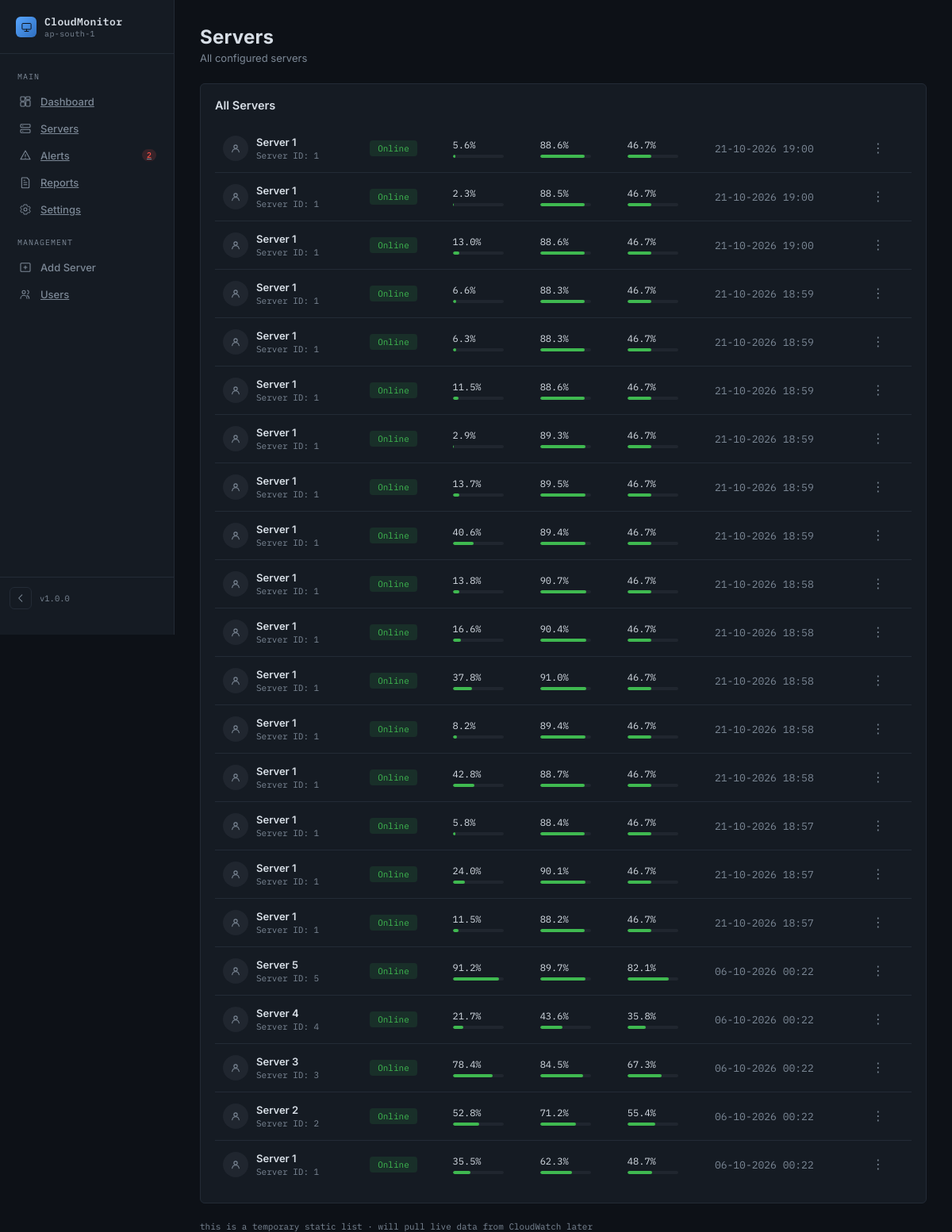
Screenshot of /servers/ with the database file from the repository.
### app/models.py (models this page shows, shortened)
class Metric(db.Model):
    __tablename__ = "metrics"
    id = db.Column(
        db.Integer,
        primary_key=True
    )
    server_id = db.Column(
        db.Integer,
        nullable=False
    )
    cpu_usage = db.Column(
        db.Float,
        nullable=False
    )
    memory_usage = db.Column(
        db.Float,
        nullable=False
    )
    disk_usage = db.Column(
        db.Float,
        nullable=False
    )
    network_sent = db.Column(
        db.Float,
        nullable=False
    )
    network_received = db.Column(
        db.Float,
        nullable=False
    )
    timestamp = db.Column(
        db.DateTime,
        default=datetime.utcnow
  )

### app/routes/servers.py (the view)
@servers_bp.route("/servers/")
def servers():
    metrics = Metric.query.order_by(
        Metric.timestamp.desc()
    ).all()
    return render_template(
        "servers.html",
        metrics=metrics
    )

### app/templates/servers.html (shortened to what this page needs)
{% extends "base.html" %}
{% block content %}
  <header>
    <div>
      <h1>Servers</h1>
      <p class="subtitle">All configured servers</p>
    </div>
  </header>
  <div class="card table-card">
    <div class="card-head">
      <h2>All Servers</h2>
    </div>
    <div class="table-scroll">
      <table class="server-table">
        <tbody>
{% for metric in metrics %}
<tr>
    <td>
        <div class="server-name-cell">
            <div class="avatar">
                <svg viewBox="0 0 24 24" fill="none"
                     xmlns="http://www.w3.org/2000/svg">
                    <circle cx="12" cy="9" r="3.2"
                            stroke="currentColor"
                            stroke-width="1.6"/>
                    <path d="M5.5 19c.6-3.4 3.4-5.8 6.5-5.8s5.9 2.4 6.5 5.8"
                          stroke="currentColor"
                          stroke-width="1.6"
                          stroke-linecap="round"/>
                </svg>
            </div>
            <div>
                <div class="sname">
                    Server {{ metric.server_id }}
                </div>
                <div class="sip">
                    Server ID: {{ metric.server_id }}
                </div>
            </div>
        </div>
    </td>
    <td>
        <span class="pill online">Online</span>
    </td>
    <td>
        <div class="cell-metric">
            <span class="val">
                {{ metric.cpu_usage }}%
            </span>
            <div class="bar">
                <div
                    class="bar-fill ok"
                    style="width: {{ metric.cpu_usage }}%;">
                </div>
            </div>
        </div>
    </td>
    <td>
        <div class="cell-metric">
            <span class="val">
                {{ metric.memory_usage }}%
            </span>
            <div class="bar">
                <div
                    class="bar-fill ok"
                    style="width: {{ metric.memory_usage }}%;">
                </div>
            </div>
        </div>
    </td>
    <td>
        <div class="cell-metric">
            <span class="val">
                {{ metric.disk_usage }}%
            </span>
            <div class="bar">
                <div
                    class="bar-fill ok"
                    style="width: {{ metric.disk_usage }}%;">
                </div>
            </div>
        </div>
    </td>
    <td class="uptime">
        {{ metric.timestamp.strftime("%d-%m-%Y %H:%M") }}
    </td>
    <td>
        <button
            class="dots-btn"
            data-toast="Server actions">
            &#8942;
        </button>
    </td>
</tr>
{% else %}
<tr>
    <td colspan="7" style="text-align: center;">
        No metric data available.
    </td>
</tr>
{% endfor %}
</tbody>
      </table>
    </div>
  </div>
  <footer>this is a temporary static list · will pull live data from CloudWatch later</footer>
{% endblock %}

### app/static/style.css (style rules this page uses)
:root { --bg: #0D1117; --panel: #151B23; --panel-border: #232B36; --text: #D7DEE6; --muted: #7C8896; --green: #3FB950; --red: #F85149; --amber: #D29922; --accent: #58A6FF; --purple: #A371F7; --sidebar-w: 220px; }
* { box-sizing:border-box; margin:0; padding:0; }
html, body { height:100%; }
body { background: var(--bg); color: var(--text); font-family: 'Inter', sans-serif; min-height:100vh; display:flex; }
header { margin-bottom:24px; }
header h1 { font-family:'Inter', sans-serif; font-size:24px; font-weight:700; letter-spacing: 0.2px; }
header .subtitle { color: var(--muted); font-size:13px; margin-top:4px; }
.card { background: var(--panel); border: 1px solid var(--panel-border); border-radius: 6px; padding: 18px; }
.bar { height:5px; border-radius:3px; background:#20262F; overflow:hidden; }
.bar-fill { height:100%; border-radius:3px; }
.bar-fill.ok { background: var(--green); }
.card-head { display:flex; justify-content:space-between; align-items:center; margin-bottom:16px; }
.card-head h2 { font-family:'Inter', sans-serif; font-size:14.5px; font-weight:600; color:var(--text); }
.table-card { min-width:0; }
.table-scroll { overflow-x:auto; }
.server-table { width:100%; border-collapse:collapse; }
.server-table td { padding:14px 10px; border-bottom:1px solid var(--panel-border); font-size:13px; vertical-align:middle; white-space:nowrap; }
.server-table tbody tr:last-child td { border-bottom:none; }
.server-name-cell { display:flex; align-items:center; gap:10px; white-space:nowrap; }
.avatar { width:32px; height:32px; border-radius:50%; background:#20262F; color:var(--muted); display:flex; align-items:center; justify-content:center; flex-shrink:0; }
.avatar svg { width:16px; height:16px; }
.sname { font-weight:600; font-size:13px; }
.sip { color:var(--muted); font-size:11px; margin-top:2px; font-family:'IBM Plex Mono', monospace; }
.pill { font-family:'IBM Plex Mono', monospace; font-size:11px; padding:3px 10px; border-radius:4px; display:inline-block; }
.pill.online { background:rgba(63,185,80,0.12); color:var(--green); }
.cell-metric { display:flex; flex-direction:column; gap:5px; min-width:64px; }
.cell-metric .val { font-family:'IBM Plex Mono', monospace; font-size:12px; }
.cell-metric .bar { width:64px; height:4px; }
.uptime { color:var(--muted); font-family:'IBM Plex Mono', monospace; font-size:12px; }
.dots-btn { background:none; border:none; color:var(--muted); cursor:pointer; font-size:16px; line-height:1; padding:4px 8px; border-radius:4px; }
footer { margin-top:22px; color:var(--muted); font-size:11px; font-family:'IBM Plex Mono', monospace; }

### rows the page displays
Metric: server_id "1", cpu_usage "5.6", memory_usage "88.6", disk_usage "46.7", timestamp "21-10-2026 19:00"
Metric: server_id "1", cpu_usage "2.3", memory_usage "88.5", disk_usage "46.7", timestamp "21-10-2026 19:00"
Metric: server_id "1", cpu_usage "13.0", memory_usage "88.6", disk_usage "46.7", timestamp "21-10-2026 19:00"
Metric: server_id "1", cpu_usage "6.6", memory_usage "88.3", disk_usage "46.7", timestamp "21-10-2026 18:59"
Metric: server_id "1", cpu_usage "6.3", memory_usage "88.3", disk_usage "46.7", timestamp "21-10-2026 18:59"
Metric: server_id "1", cpu_usage "11.5", memory_usage "88.6", disk_usage "46.7", timestamp "21-10-2026 18:59"
Metric: server_id "1", cpu_usage "2.9", memory_usage "89.3", disk_usage "46.7", timestamp "21-10-2026 18:59"
Metric: server_id "1", cpu_usage "13.7", memory_usage "89.5", disk_usage "46.7", timestamp "21-10-2026 18:59"
Metric: server_id "1", cpu_usage "40.6", memory_usage "89.4", disk_usage "46.7", timestamp "21-10-2026 18:59"
Metric: server_id "1", cpu_usage "13.8", memory_usage "90.7", disk_usage "46.7", timestamp "21-10-2026 18:58"
Metric: server_id "1", cpu_usage "16.6", memory_usage "90.4", disk_usage "46.7", timestamp "21-10-2026 18:58"
Metric: server_id "1", cpu_usage "37.8", memory_usage "91.0", disk_usage "46.7", timestamp "21-10-2026 18:58"
Metric: server_id "1", cpu_usage "8.2", memory_usage "89.4", disk_usage "46.7", timestamp "21-10-2026 18:58"
Metric: server_id "1", cpu_usage "42.8", memory_usage "88.7", disk_usage "46.7", timestamp "21-10-2026 18:58"
Metric: server_id "1", cpu_usage "5.8", memory_usage "88.4", disk_usage "46.7", timestamp "21-10-2026 18:57"
Metric: server_id "1", cpu_usage "24.0", memory_usage "90.1", disk_usage "46.7", timestamp "21-10-2026 18:57"
Metric: server_id "1", cpu_usage "11.5", memory_usage "88.2", disk_usage "46.7", timestamp "21-10-2026 18:57"
Metric: server_id "5", cpu_usage "91.2", memory_usage "89.7", disk_usage "82.1", timestamp "06-10-2026 00:22"
Metric: server_id "4", cpu_usage "21.7", memory_usage "43.6", disk_usage "35.8", timestamp "06-10-2026 00:22"
Metric: server_id "3", cpu_usage "78.4", memory_usage "84.5", disk_usage "67.3", timestamp "06-10-2026 00:22"
Metric: server_id "2", cpu_usage "52.8", memory_usage "71.2", disk_usage "55.4", timestamp "06-10-2026 00:22"
Metric: server_id "1", cpu_usage "35.5", memory_usage "62.3", disk_usage "48.7", timestamp "06-10-2026 00:22"
